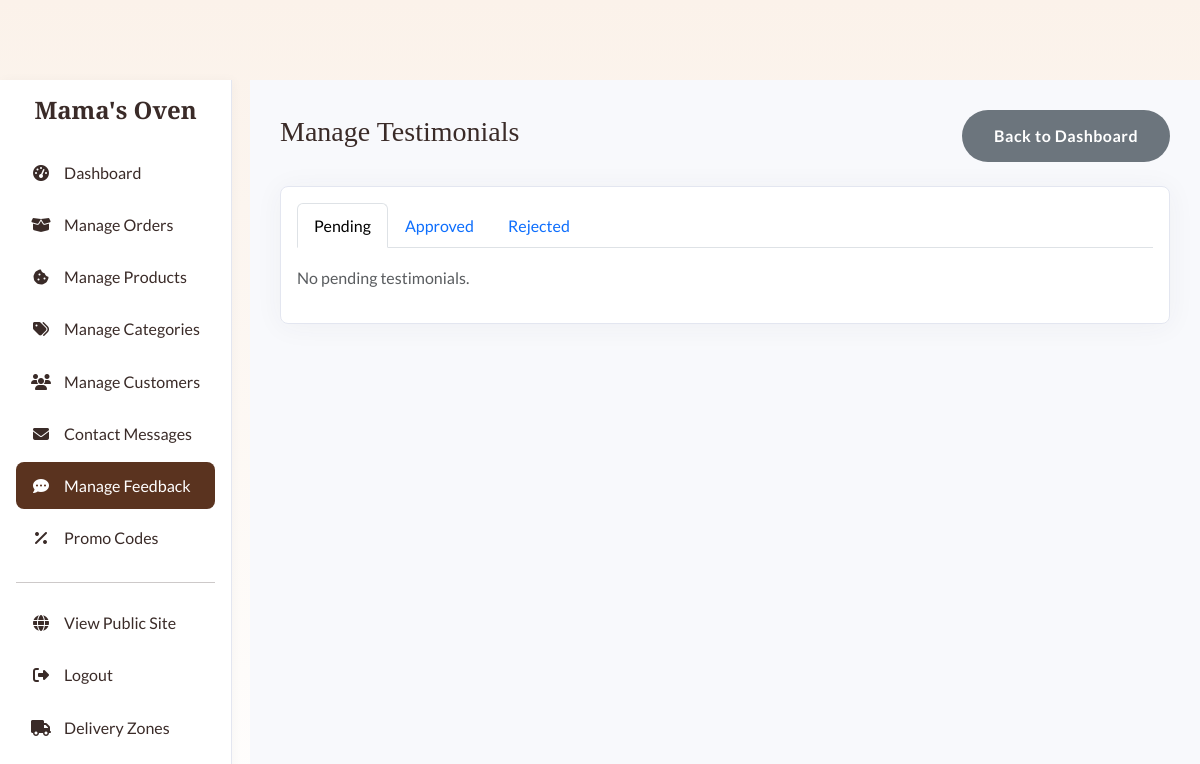
The app's page /admin/testimonials.php (signed in), older data.
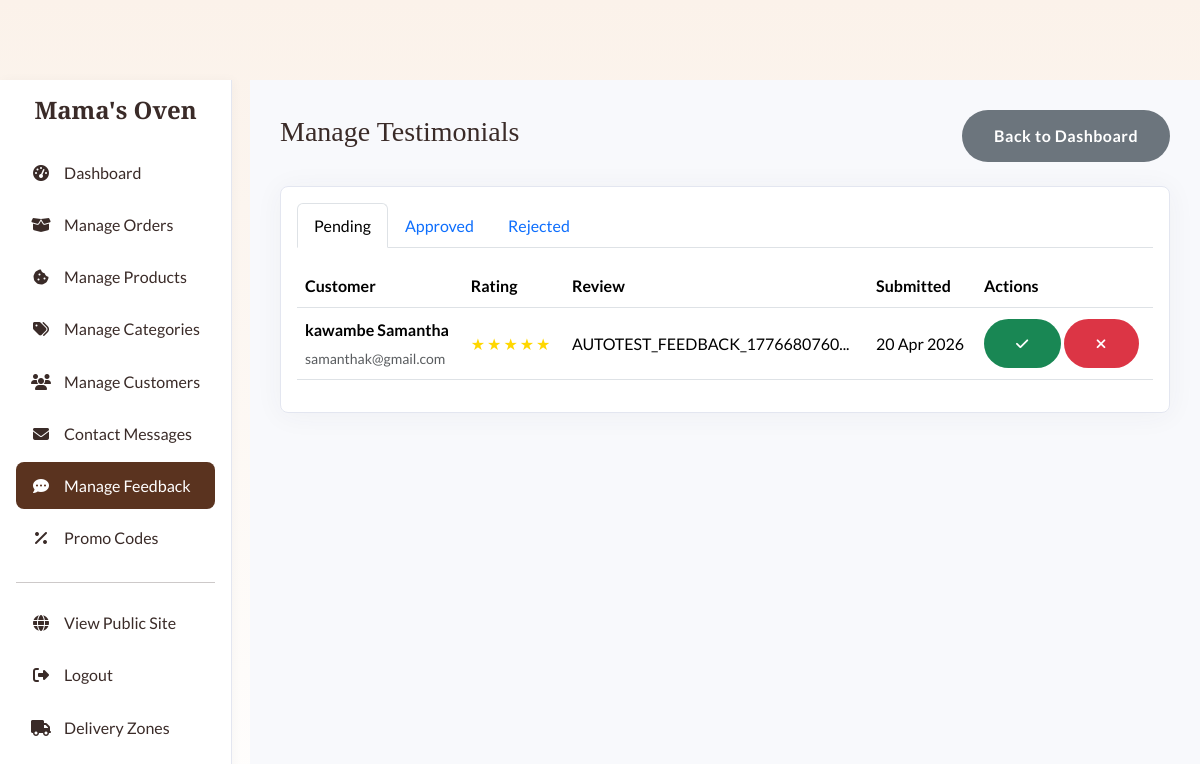
The same page, newer data.
### tables this page shows
CREATE TABLE `testimonials` (
  `id` int(11) NOT NULL AUTO_INCREMENT,
  `user_id` int(11) DEFAULT NULL,
  `name` varchar(100) NOT NULL,
  `email` varchar(100) DEFAULT NULL,
  `message` text NOT NULL,
  `rating` int(1) NOT NULL CHECK (`rating` >= 1 and `rating` <= 5),
  `status` enum('pending','approved','rejected') DEFAULT 'pending',
  `created_at` timestamp NULL DEFAULT current_timestamp(),
  PRIMARY KEY (`id`),
  KEY `user_id` (`user_id`),
  KEY `status` (`status`),
  CONSTRAINT `testimonials_ibfk_1` FOREIGN KEY (`user_id`) REFERENCES `users` (`id`) ON DELETE SET NULL
);

CREATE TABLE `users` (
  `id` int(11) NOT NULL AUTO_INCREMENT,
  `username` varchar(50) NOT NULL,
  `email` varchar(100) NOT NULL,
  `password` varchar(255) NOT NULL,
  `full_name` varchar(100) NOT NULL,
  `phone` varchar(30) NOT NULL DEFAULT '',
  `address` varchar(255) DEFAULT NULL,
  `role` enum('admin','customer') NOT NULL DEFAULT 'customer',
  `created_at` timestamp NULL DEFAULT current_timestamp(),
  `verification_code` varchar(10) DEFAULT NULL,
  `is_verified` tinyint(1) DEFAULT 0,
  PRIMARY KEY (`id`),
  UNIQUE KEY `username` (`username`),
  UNIQUE KEY `email` (`email`)
);

### admin/testimonials.php (the view, shortened to what this page needs)
<?php
require_once __DIR__ . '/includes/header.php';
try {
    $stmt = $pdo->query("
        SELECT t.*, u.full_name as user_name, u.email as user_email
        FROM testimonials t
        LEFT JOIN users u ON t.user_id = u.id
        ORDER BY t.created_at DESC
    ");
    $testimonials = $stmt->fetchAll();
} catch (PDOException $e) {
    $testimonials = [];
    $error_message = "Failed to fetch testimonials: " . $e->getMessage();
}
?>
<div class="d-flex justify-content-between align-items-center mb-4">
    <h1 class="h3">Manage Testimonials</h1>
    <a href="dashboard.php" class="btn btn-secondary">Back to Dashboard</a>
</div>
<div class="card shadow">
    <div class="card-body">
        <ul class="nav nav-tabs mb-3">
            <li class="nav-item">
                <a class="nav-link active" href="#pending" data-bs-toggle="tab">Pending</a>
            </li>
            <li class="nav-item">
                <a class="nav-link" href="#approved" data-bs-toggle="tab">Approved</a>
            </li>
            <li class="nav-item">
                <a class="nav-link" href="#rejected" data-bs-toggle="tab">Rejected</a>
            </li>
        </ul>
        <div class="tab-content">
            <div class="tab-pane fade show active" id="pending">
                <?php
                $pending = array_filter($testimonials, fn($t) => $t['status'] === 'pending');
                if (empty($pending)):
                ?>
                    <p class="text-muted">No pending testimonials.</p>
                <?php else: ?>
                    <div class="table-responsive">
                        <table class="table table-hover align-middle">
                            <thead>
                                <tr>
                                    <th>Customer</th>
                                    <th>Rating</th>
                                    <th>Review</th>
                                    <th>Submitted</th>
                                    <th>Actions</th>
                                </tr>
                            </thead>
                            <tbody>
                                <?php foreach ($pending as $testimonial): ?>
                                <tr>
                                    <td>
                                        <strong><?php echo htmlspecialchars($testimonial['user_name'] ?? 'Unknown User'); ?></strong><br>
                                        <small class="text-muted"><?php echo htmlspecialchars($testimonial['user_email'] ?? ''); ?></small>
                                    </td>
                                    <td>
                                        <span class="stars" style="color: #FFD700;">
                                            <?php for ($i = 0; $i < $testimonial['rating']; $i++): ?>★<?php endfor; ?>
                                        </span>
                                    </td>
                                    <td><?php echo mb_substr(htmlspecialchars($testimonial['content'] ?? $testimonial['content'] ?? $testimonial['message'] ?? '' ?? ''), 0, 50) . '...'; ?></td>
                                    <td><?php echo date('d M Y', strtotime($testimonial['created_at'])); ?></td>
                                    <td>
                                        <a href="?action=approve&id=<?php echo $testimonial['id']; ?>" class="btn btn-sm btn-success" title="Approve">
                                            <i class="fas fa-check"></i>
                                        </a>
                                        <a href="?action=reject&id=<?php echo $testimonial['id']; ?>" class="btn btn-sm btn-danger" title="Reject">
                                            <i class="fas fa-times"></i>
                                        </a>
                                    </td>
                                </tr>
                                <?php endforeach; ?>
                            </tbody>
                        </table>
                    </div>
                <?php endif; ?>
            </div>
        </div>
    </div>
</div>
<?php require_once __DIR__ . '/includes/footer.php'; ?>

Row changes from the older to the newer data that the page shows:
added testimonials: user.full_name "kawambe Samantha", user.email "samanthak@gmail.com", rating 5 (drawn), message "AUTOTEST_FEEDBACK_1776680760", created_at "20 Apr 2026"
Text that changed along with them:
text no longer shown: "No pending testimonials."
text now shown: "Customer Rating Review Submitted Actions"
